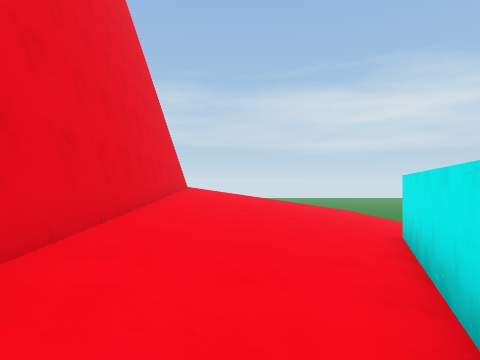
[1] (above)

20 first-person views from a walk through a scene from a Unity 3-D project. The camera is 1.4 m above the floor, looks level and sees 75° across. The floor is counted in squares, 2 m on a side. Each view is taken from the middle of a square. On the plan, view 1 faces up. The plan holds only what a view shows up to about 10 squares ahead; the rest is blank. The place goes on beyond the plan. Surface patterns are stand-ins for the level's own textures.

[2]
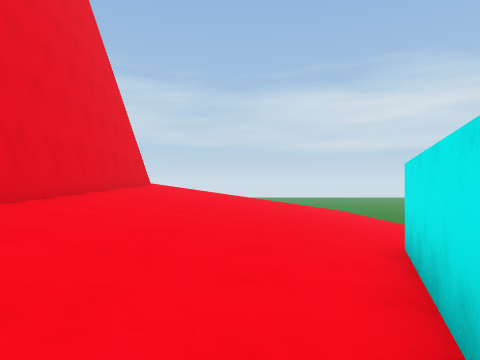

[3]
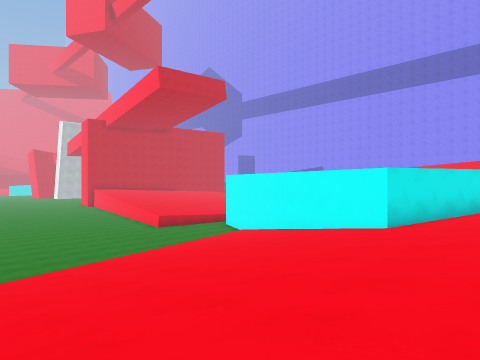

[4]
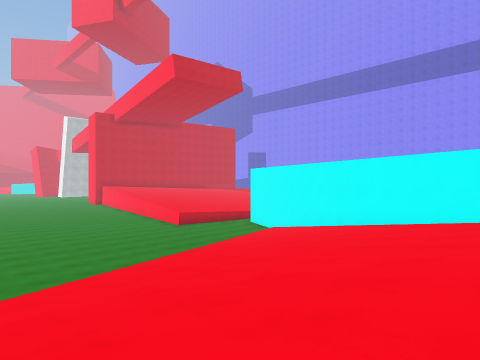

[5]
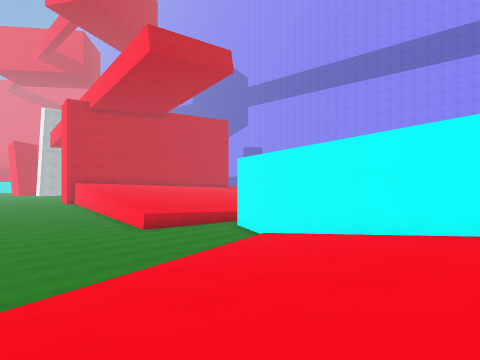

[6]
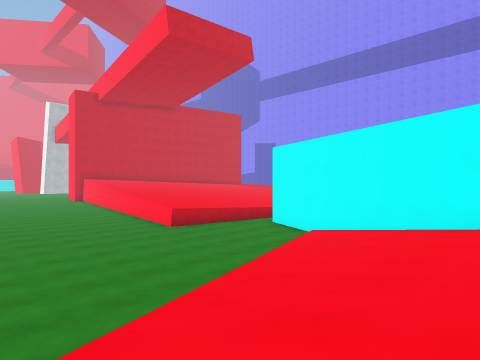

[7]
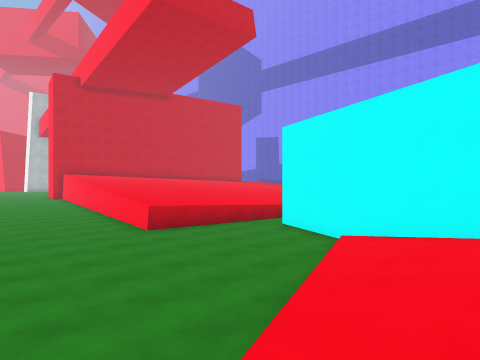

[8]
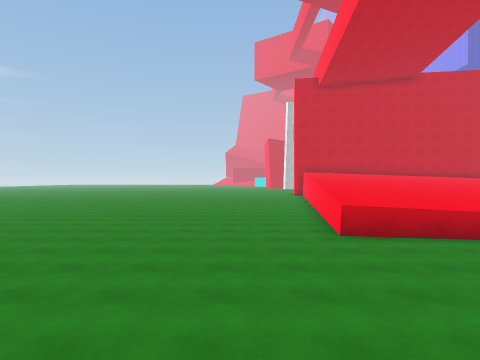

[9]
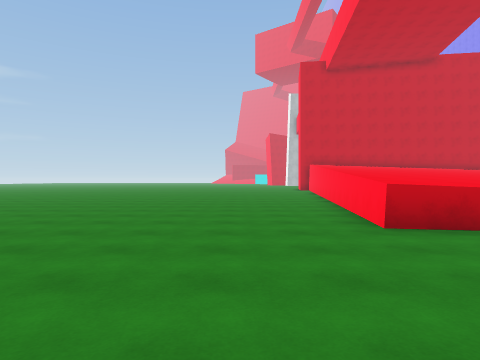

[10]
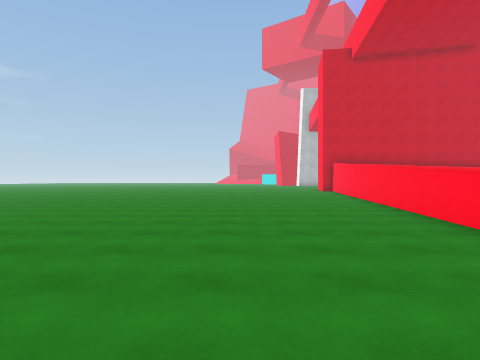

[11]
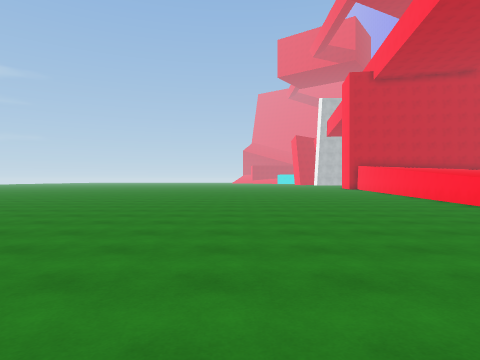

[12]
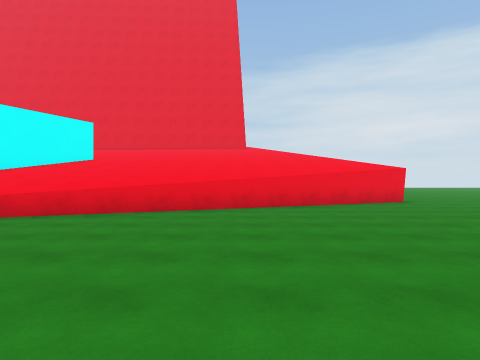

[13]
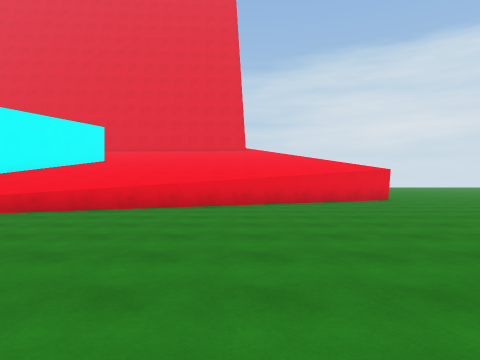

[14]
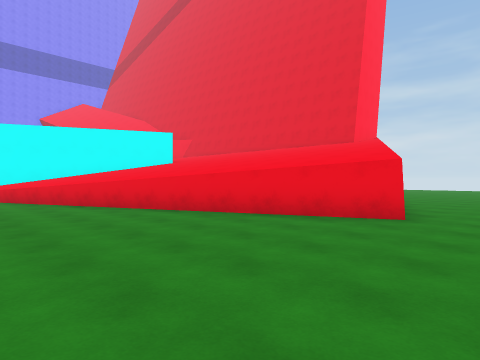

[15]
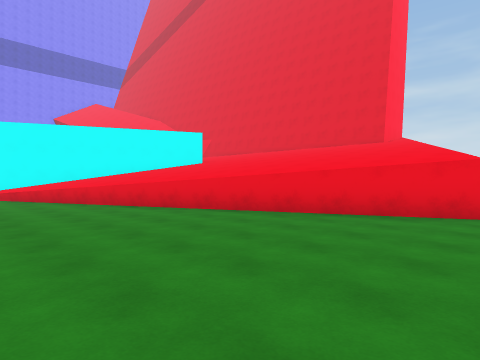

[16]
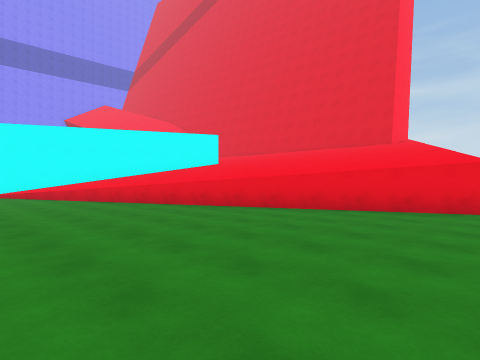

[17]
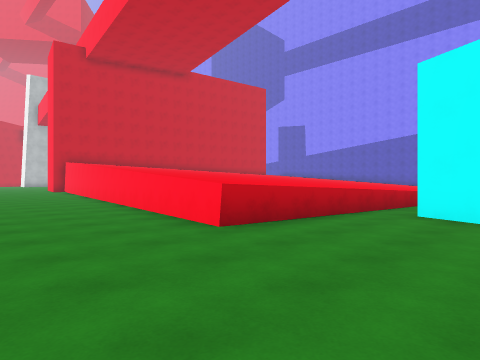

[18]
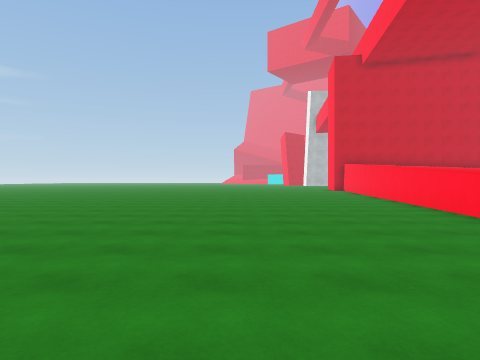

[19]
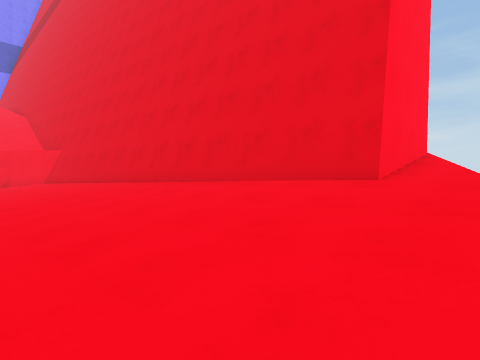

[20]
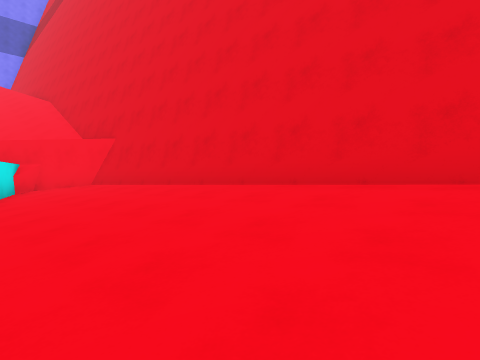

### Floor plan
Key: @ floor where view 1 was taken; # wall or solid block; . main floor; : floor 1 m higher than the main floor; + floor 1.25 m higher than the main floor; * floor 1.5 m higher than the main floor; % floor 1.75 m higher than the main floor; & floor 2 m higher than the main floor; / step, stairs or slope; = window, fence, low wall or low ledge; ^ raised ledge.
Columns run from 6 left of view 1 to 24 right of it. Each row starts with its distance up from view 1.
 20             .......
 19         .............    ..
 18        ..../#........  ....
 17        .. ////....... ..... ..
 16         //////.................
 15       ////////.................
 14    ///////////#................
 13 ####///////////................
 12    #///////////#...............
 11    ##///////////...............
 10     #///////////...............
  9     #///////////=..............
  8     #////////////..............
  7     #/////#//////=.............
  6     #////#####////.... =#......
  5     #////#   ###///...=########
  4     #////#     ###/...=#**%%&&
  3     #///##       ###..=++*%%%&
  2     #///#          ###=++**%%
  1     #//^             #=:++*%%
  0     ##@^               :+
 -1      ##

Where each view was taken, in squares from view 1:
view 1: 0 up, 0 right, facing up
view 2: 2 up, 1 right, facing up
view 3: 15 up, 1 right, facing down-right
view 4: 15 up, 3 right, facing down-right
view 5: 12 up, 5 right, facing down-right
view 6: 12 up, 7 right, facing down-right
view 7: 10 up, 9 right, facing down-right
view 8: 8 up, 10 right, facing right
view 9: 8 up, 12 right, facing right
view 10: 9 up, 14 right, facing right
view 11: 12 up, 10 right, facing right
view 12: 13 up, 16 right, facing left
view 13: 13 up, 17 right, facing left
view 14: 20 up, 12 right, facing down-left
view 15: 19 up, 13 right, facing down-left
view 16: 19 up, 14 right, facing down-left
view 17: 9 up, 13 right, facing down-right
view 18: 10 up, 13 right, facing right
view 19: 15 up, 2 right, facing down-left
view 20: 10 up, 2 right, facing down-left
